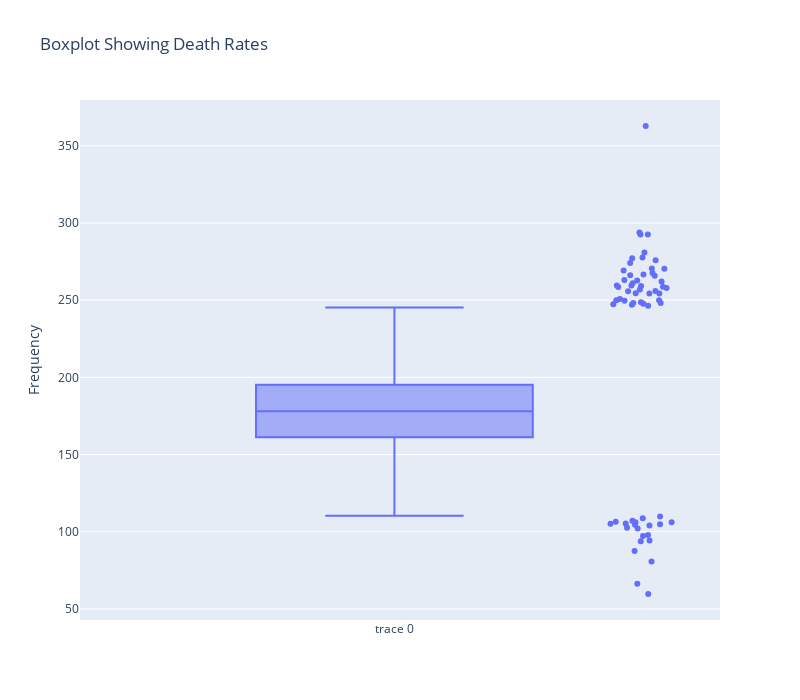

The cell this chart's notebook holds for it:
### Code cell
import plotly.graph_objects as go

figure = go.Figure(data =[go.Box(y=new_df['TARGET_deathRate'], boxpoints='outliers', jitter = 0.3, pointpos=1.8)])
figure.update_layout(title='Boxplot Showing Death Rates', yaxis_title='Frequency', height = 700, width=800)
figure.show()

### Figure 1 — Plotly figure (JSON) as saved in the notebook; plotly's stock layout.template omitted (floating-point values rounded to 4 significant figures; data arrays with more than 128 entries replaced by an {"elided": "..."} marker saying what was removed)
{"data": [{"boxpoints": "outliers", "jitter": 0.3, "pointpos": 1.8, "type": "box", "y": {"elided": "3047 float values"}}], "layout": {"height": 700, "title": {"text": "Boxplot Showing Death Rates"}, "width": 800, "yaxis": {"title": {"text": "Frequency"}}}}
